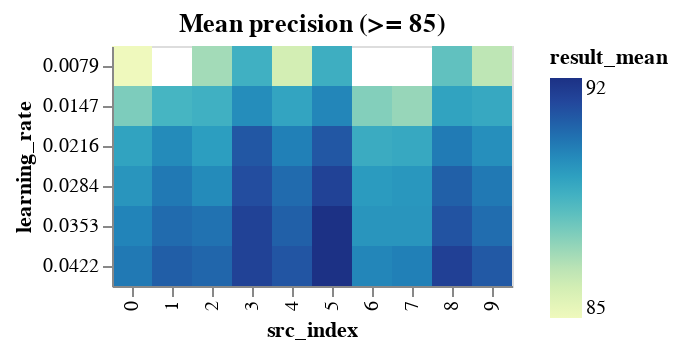

Notebook source saved alongside this figure:
### Code cell
range_learning_rate_results_df = learning_rate_results_df[
    learning_rate_results_df.result_mean >= DETAILED_VIEW_TRESHOLD
]

binified_learning_rate_heatmap(
    f"Mean precision (>= {DETAILED_VIEW_TRESHOLD})", range_learning_rate_results_df
)

### Figure 1 — Vega-Lite specification as saved in the notebook (floating-point values rounded to 4 significant figures)
{"config": {"view": {"continuousWidth": 400, "continuousHeight": 300}}, "hconcat": [{"mark": "rect", "encoding": {"color": {"type": "quantitative", "field": "result_mean"}, "tooltip": [{"type": "quantitative", "field": "result_mean"}, {"type": "quantitative", "field": "result_std"}, {"type": "quantitative", "field": "neurons"}, {"type": "quantitative", "field": "layers"}, {"type": "quantitative", "field": "epochs"}, {"type": "quantitative", "field": "learning_rate"}, {"type": "quantitative", "field": "src_index"}], "x": {"type": "ordinal", "field": "src_index"}, "y": {"type": "ordinal", "field": "learning_rate"}}, "selection": {"selector006": {"type": "interval", "bind": "scales", "encodings": ["x", "y"]}}, "title": "Mean precision (>= 85)"}], "data": {"name": "data-b8588efa03a98ad6b9a47214b4b34b56"}, "$schema": "https://vega.github.io/schema/vega-lite/v4.8.1.json", "datasets": {"data-b8588efa03a98ad6b9a47214b4b34b56": [{"neurons": 11, "layers": 2, "epochs": 80, "learning_rate": 0.0422, "momentum": 0.0503, "result_mean": 91.65, "result_std": 1.314, "src_index": 5}, {"neurons": 6, "layers": 2, "epochs": 90, "learning_rate": 0.0216, "momentum": 0.0503, "result_mean": 88.93, "result_std": 1.053, "src_index": 0}, {"neurons": 8, "layers": 1, "epochs": 70, "learning_rate": 0.0216, "momentum": 0.0503, "result_mean": 89.51, "result_std": 1.115, "src_index": 1}, {"neurons": 10, "layers": 1, "epochs": 70, "learning_rate": 0.0216, "momentum": 0.0503, "result_mean": 89.07, "result_std": 1.078, "src_index": 2}, {"neurons": 11, "layers": 2, "epochs": 70, "learning_rate": 0.0216, "momentum": 0.0503, "result_mean": 90.63, "result_std": 1.24, "src_index": 3}, {"neurons": 10, "layers": 1, "epochs": 70, "learning_rate": 0.0353, "momentum": 0.0503, "result_mean": 90.04, "result_std": 1.193, "src_index": 2}, {"neurons": 9, "layers": 2, "epochs": 90, "learning_rate": 0.0216, "momentum": 0.0503, "result_mean": 89.75, "result_std": 1.167, "src_index": 4}, {"neurons": 11, "layers": 2, "epochs": 80, "learning_rate": 0.0147, "momentum": 0.0503, "result_mean": 89.61, "result_std": 1.156, "src_index": 5}, {"neurons": 11, "layers": 2, "epochs": 80, "learning_rate": 0.0216, "momentum": 0.0503, "result_mean": 90.63, "result_std": 1.267, "src_index": 5}, {"neurons": 11, "layers": 2, "epochs": 70, "learning_rate": 0.0422, "momentum": 0.0503, "result_mean": 91.16, "result_std": 1.323, "src_index": 3}, {"neurons": 11, "layers": 2, "epochs": 80, "learning_rate": 0.0284, "momentum": 0.0503, "result_mean": 91.16, "result_std": 1.323, "src_index": 5}, {"neurons": 9, "layers": 2, "epochs": 90, "learning_rate": 0.0284, "momentum": 0.0503, "result_mean": 90.19, "result_std": 1.229, "src_index": 4}, {"neurons": 11, "layers": 2, "epochs": 80, "learning_rate": 0.0353, "momentum": 0.0503, "result_mean": 91.65, "result_std": 1.375, "src_index": 5}, {"neurons": 6, "layers": 2, "epochs": 80, "learning_rate": 0.0353, "momentum": 0.0503, "result_mean": 89.27, "result_std": 1.166, "src_index": 7}, {"neurons": 5, "layers": 2, "epochs": 60, "learning_rate": 0.0284, "momentum": 0.0503, "result_mean": 89.12, "result_std": 1.155, "src_index": 6}, {"neurons": 5, "layers": 2, "epochs": 60, "learning_rate": 0.0216, "momentum": 0.0503, "result_mean": 88.68, "result_std": 1.126, "src_index": 6}, {"neurons": 10, "layers": 1, "epochs": 70, "learning_rate": 0.0284, "momentum": 0.0503, "result_mean": 89.51, "result_std": 1.216, "src_index": 2}, {"neurons": 6, "layers": 2, "epochs": 80, "learning_rate": 0.0216, "momentum": 0.0503, "result_mean": 88.78, "result_std": 1.147, "src_index": 7}, {"neurons": 11, "layers": 1, "epochs": 80, "learning_rate": 0.0147, "momentum": 0.0503, "result_mean": 88.78, "result_std": 1.156, "src_index": 9}, {"neurons": 11, "layers": 2, "epochs": 60, "learning_rate": 0.0216, "momentum": 0.0503, "result_mean": 89.85, "result_std": 1.274, "src_index": 8}, {"neurons": 11, "layers": 1, "epochs": 80, "learning_rate": 0.0216, "momentum": 0.0503, "result_mean": 89.41, "result_std": 1.236, "src_index": 9}, {"neurons": 10, "layers": 1, "epochs": 70, "learning_rate": 0.0147, "momentum": 0.0503, "result_mean": 88.54, "result_std": 1.155, "src_index": 2}, {"neurons": 9, "layers": 2, "epochs": 90, "learning_rate": 0.0353, "momentum": 0.0503, "result_mean": 90.43, "result_std": 1.35, "src_index": 4}, {"neurons": 6, "layers": 2, "epochs": 80, "learning_rate": 0.0422, "momentum": 0.0503, "result_mean": 89.75, "result_std": 1.282, "src_index": 7}, {"neurons": 8, "layers": 1, "epochs": 70, "learning_rate": 0.0147, "momentum": 0.0503, "result_mean": 88.39, "result_std": 1.158, "src_index": 1}, {"neurons": 9, "layers": 2, "epochs": 90, "learning_rate": 0.0147, "momentum": 0.0503, "result_mean": 88.88, "result_std": 1.215, "src_index": 4}, {"neurons": 10, "layers": 1, "epochs": 70, "learning_rate": 0.0422, "momentum": 0.0503, "result_mean": 90.29, "result_std": 1.36, "src_index": 2}, {"neurons": 11, "layers": 1, "epochs": 80, "learning_rate": 0.0422, "momentum": 0.0503, "result_mean": 90.58, "result_std": 1.405, "src_index": 9}, {"neurons": 11, "layers": 2, "epochs": 70, "learning_rate": 0.0353, "momentum": 0.0503, "result_mean": 91.16, "result_std": 1.466, "src_index": 3}, {"neurons": 11, "layers": 2, "epochs": 60, "learning_rate": 0.0284, "momentum": 0.0503, "result_mean": 90.43, "result_std": 1.424, "src_index": 8}, {"neurons": 11, "layers": 2, "epochs": 70, "learning_rate": 0.0284, "momentum": 0.0503, "result_mean": 90.87, "result_std": 1.489, "src_index": 3}, {"neurons": 11, "layers": 2, "epochs": 70, "learning_rate": 0.0147, "momentum": 0.0503, "result_mean": 89.46, "result_std": 1.397, "src_index": 3}, {"neurons": 11, "layers": 2, "epochs": 60, "learning_rate": 0.0422, "momentum": 0.0503, "result_mean": 91.21, "result_std": 1.572, "src_index": 8}, {"neurons": 11, "layers": 2, "epochs": 60, "learning_rate": 0.0353, "momentum": 0.0503, "result_mean": 90.72, "result_std": 1.526, "src_index": 8}, {"neurons": 6, "layers": 2, "epochs": 90, "learning_rate": 0.0422, "momentum": 0.0503, "result_mean": 89.9, "result_std": 1.447, "src_index": 0}, {"neurons": 5, "layers": 2, "epochs": 60, "learning_rate": 0.0353, "momentum": 0.0503, "result_mean": 89.27, "result_std": 1.386, "src_index": 6}, {"neurons": 11, "layers": 1, "epochs": 80, "learning_rate": 0.0284, "momentum": 0.0503, "result_mean": 89.9, "result_std": 1.471, "src_index": 9}, {"neurons": 6, "layers": 2, "epochs": 90, "learning_rate": 0.0353, "momentum": 0.0503, "result_mean": 89.66, "result_std": 1.455, "src_index": 0}, {"neurons": 9, "layers": 2, "epochs": 90, "learning_rate": 0.0422, "momentum": 0.0503, "result_mean": 90.68, "result_std": 1.575, "src_index": 4}, {"neurons": 6, "layers": 2, "epochs": 80, "learning_rate": 0.0284, "momentum": 0.0503, "result_mean": 89.22, "result_std": 1.43, "src_index": 7}, {"neurons": 11, "layers": 1, "epochs": 80, "learning_rate": 0.0353, "momentum": 0.0503, "result_mean": 90.14, "result_std": 1.534, "src_index": 9}, {"neurons": 9, "layers": 2, "epochs": 90, "learning_rate": 0.0079, "momentum": 0.0503, "result_mean": 86.01, "result_std": 1.141, "src_index": 4}, {"neurons": 10, "layers": 1, "epochs": 70, "learning_rate": 0.0079, "momentum": 0.0503, "result_mean": 86.89, "result_std": 1.232, "src_index": 2}, {"neurons": 6, "layers": 2, "epochs": 90, "learning_rate": 0.0284, "momentum": 0.0503, "result_mean": 89.27, "result_std": 1.485, "src_index": 0}, {"neurons": 8, "layers": 1, "epochs": 70, "learning_rate": 0.0284, "momentum": 0.0503, "result_mean": 89.9, "result_std": 1.565, "src_index": 1}, {"neurons": 8, "layers": 1, "epochs": 70, "learning_rate": 0.0353, "momentum": 0.0503, "result_mean": 90.19, "result_std": 1.595, "src_index": 1}, {"neurons": 11, "layers": 1, "epochs": 80, "learning_rate": 0.0079, "momentum": 0.0503, "result_mean": 86.45, "result_std": 1.232, "src_index": 9}, {"neurons": 5, "layers": 2, "epochs": 60, "learning_rate": 0.0422, "momentum": 0.0503, "result_mean": 89.61, "result_std": 1.57, "src_index": 6}, {"neurons": 11, "layers": 2, "epochs": 80, "learning_rate": 0.0079, "momentum": 0.0503, "result_mean": 88.59, "result_std": 1.473, "src_index": 5}, {"neurons": 8, "layers": 1, "epochs": 70, "learning_rate": 0.0422, "momentum": 0.0503, "result_mean": 90.48, "result_std": 1.666, "src_index": 1}, {"neurons": 11, "layers": 2, "epochs": 70, "learning_rate": 0.0079, "momentum": 0.0503, "result_mean": 88.54, "result_std": 1.5, "src_index": 3}, {"neurons": 6, "layers": 2, "epochs": 90, "learning_rate": 0.0147, "momentum": 0.0503, "result_mean": 87.47, "result_std": 1.399, "src_index": 0}, {"neurons": 11, "layers": 2, "epochs": 60, "learning_rate": 0.0147, "momentum": 0.0503, "result_mean": 88.93, "result_std": 1.556, "src_index": 8}, {"neurons": 11, "layers": 2, "epochs": 60, "learning_rate": 0.0079, "momentum": 0.0503, "result_mean": 87.91, "result_std": 1.491, "src_index": 8}, {"neurons": 6, "layers": 2, "epochs": 80, "learning_rate": 0.0147, "momentum": 0.0503, "result_mean": 87.08, "result_std": 1.457, "src_index": 7}, {"neurons": 6, "layers": 2, "epochs": 90, "learning_rate": 0.0079, "momentum": 0.0503, "result_mean": 85.19, "result_std": 1.27, "src_index": 0}, {"neurons": 5, "layers": 2, "epochs": 60, "learning_rate": 0.0147, "momentum": 0.0503, "result_mean": 87.37, "result_std": 1.624, "src_index": 6}]}}
